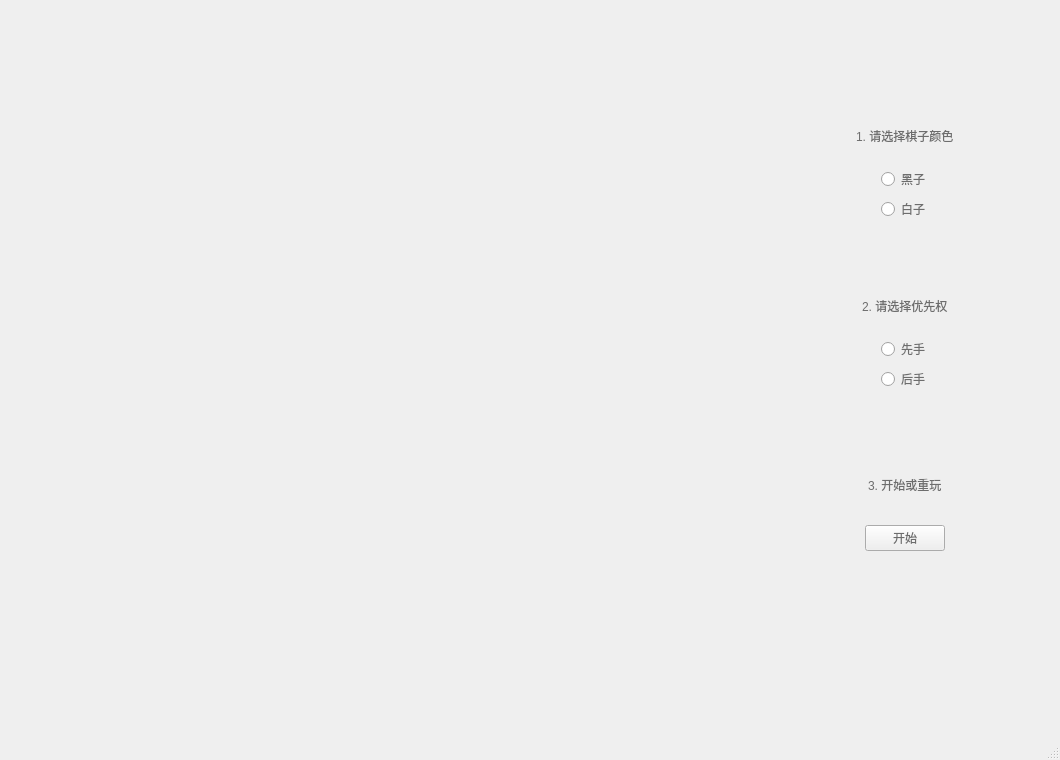
<?xml version="1.0" encoding="UTF-8"?>
<ui version="4.0">
 <class>MainWindow</class>
 <widget class="QMainWindow" name="MainWindow">
  <property name="geometry">
   <rect>
    <x>0</x>
    <y>0</y>
    <width>1060</width>
    <height>760</height>
   </rect>
  </property>
  <property name="minimumSize">
   <size>
    <width>1060</width>
    <height>760</height>
   </size>
  </property>
  <property name="mouseTracking">
   <bool>true</bool>
  </property>
  <property name="windowTitle">
   <string>MainWindow</string>
  </property>
  <property name="iconSize">
   <size>
    <width>1130</width>
    <height>760</height>
   </size>
  </property>
  <widget class="QWidget" name="centralwidget">
   <property name="mouseTracking">
    <bool>true</bool>
   </property>
   <widget class="QWidget" name="verticalLayoutWidget">
    <property name="geometry">
     <rect>
      <x>810</x>
      <y>110</y>
      <width>191</width>
      <height>111</height>
     </rect>
    </property>
    <layout class="QVBoxLayout" name="BW">
     <item alignment="Qt::AlignHCenter">
      <widget class="QLabel" name="select1">
       <property name="styleSheet">
        <string notr="true">font: 14pt &quot;微软雅黑&quot;;
color: rgb(109, 109, 109);</string>
       </property>
       <property name="text">
        <string>1. 请选择棋子颜色</string>
       </property>
      </widget>
     </item>
     <item alignment="Qt::AlignHCenter">
      <widget class="QRadioButton" name="black_chessman">
       <property name="styleSheet">
        <string notr="true">font: 18pt &quot;微软雅黑&quot;;
color: rgb(109, 109, 109);</string>
       </property>
       <property name="text">
        <string>黑子</string>
       </property>
      </widget>
     </item>
     <item alignment="Qt::AlignHCenter">
      <widget class="QRadioButton" name="white_chessman">
       <property name="styleSheet">
        <string notr="true">font: 18pt &quot;微软雅黑&quot;;
color: rgb(109, 109, 109);</string>
       </property>
       <property name="text">
        <string>白子</string>
       </property>
      </widget>
     </item>
    </layout>
   </widget>
   <widget class="QWidget" name="verticalLayoutWidget_2">
    <property name="geometry">
     <rect>
      <x>810</x>
      <y>280</y>
      <width>191</width>
      <height>111</height>
     </rect>
    </property>
    <layout class="QVBoxLayout" name="FS">
     <item alignment="Qt::AlignHCenter">
      <widget class="QLabel" name="select2">
       <property name="styleSheet">
        <string notr="true">font: 14pt &quot;微软雅黑&quot;;
color: rgb(109, 109, 109);</string>
       </property>
       <property name="text">
        <string>2. 请选择优先权</string>
       </property>
      </widget>
     </item>
     <item alignment="Qt::AlignHCenter">
      <widget class="QRadioButton" name="first">
       <property name="styleSheet">
        <string notr="true">font: 18pt &quot;微软雅黑&quot;;
color: rgb(109, 109, 109);</string>
       </property>
       <property name="text">
        <string>先手</string>
       </property>
      </widget>
     </item>
     <item alignment="Qt::AlignHCenter">
      <widget class="QRadioButton" name="second">
       <property name="styleSheet">
        <string notr="true">font: 18pt &quot;微软雅黑&quot;;
color: rgb(109, 109, 109);</string>
       </property>
       <property name="text">
        <string>后手</string>
       </property>
      </widget>
     </item>
    </layout>
   </widget>
   <widget class="QWidget" name="verticalLayoutWidget_3">
    <property name="geometry">
     <rect>
      <x>810</x>
      <y>450</y>
      <width>191</width>
      <height>101</height>
     </rect>
    </property>
    <layout class="QVBoxLayout" name="SR">
     <item alignment="Qt::AlignHCenter">
      <widget class="QLabel" name="select3">
       <property name="styleSheet">
        <string notr="true">font: 14pt &quot;微软雅黑&quot;;
color: rgb(109, 109, 109);</string>
       </property>
       <property name="text">
        <string>3. 开始或重玩</string>
       </property>
      </widget>
     </item>
     <item alignment="Qt::AlignHCenter">
      <widget class="QPushButton" name="start">
       <property name="styleSheet">
        <string notr="true">font: 22pt &quot;微软雅黑&quot;;
color: rgb(109, 109, 109);</string>
       </property>
       <property name="text">
        <string>开始</string>
       </property>
      </widget>
     </item>
    </layout>
   </widget>
  </widget>
  <widget class="QMenuBar" name="menubar">
   <property name="geometry">
    <rect>
     <x>0</x>
     <y>0</y>
     <width>1060</width>
     <height>25</height>
    </rect>
   </property>
  </widget>
  <widget class="QStatusBar" name="statusbar"/>
 </widget>
 <resources/>
 <connections/>
</ui>
